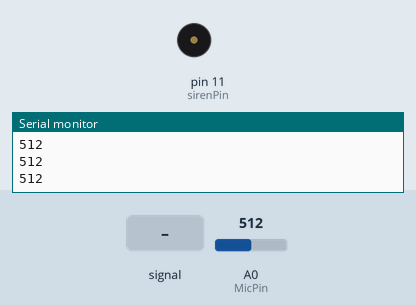
Bench run of a sketch on a simulated Arduino Uno, built with avr-gcc and run on an emulated ATmega328P. Parts: buzzer (waves = sounding, pin HIGH), the last lines printed to the serial monitor. The inputs (shaded band) are chosen by the test bench; at power-on: A0 (MicPin) = 512.

Above: at 1.2 s.
1.3 s: A0 (MicPin) fed a 200 Hz sine of ±255 counts around its level
At 2.5 s:
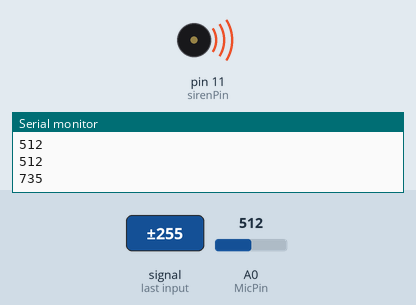
4.3 s: A0 (MicPin) set to 716
At 5.8 s:
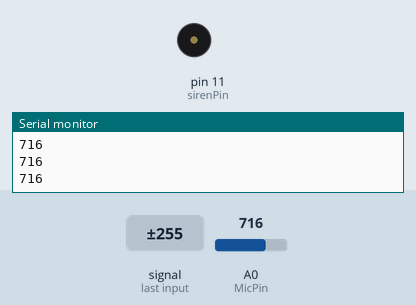
Timing chart, 0 to 7.3 s (numbered marks = the images above; inputs shaded):
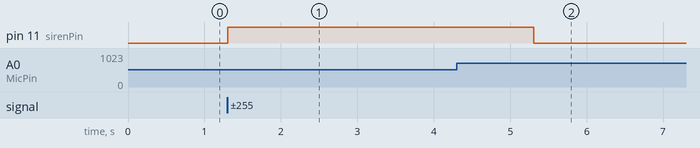

The sketch:

microphone.ino
```cpp
int MicPin = A0;                     //pin for mic
int sirenPin = 11;                   //pin for LED
int MicValue1 = 0;                   //store mic reading
int MicValue2 = 0;                   //store mic reading

void setup(){
  pinMode(sirenPin, OUTPUT);
  pinMode(MicPin, INPUT);
  Serial.begin(9600);               //tests input value - initialize serial
}

void loop(){
  MicValue1 = analogRead(MicPin);   //read pin
  Serial.println(MicValue1);
  delay(1);                      //debug
  MicValue2 = analogRead(MicPin);
  Serial.println(MicValue2);

  //conditional -- set off LED
  if(MicValue2-MicValue1>160){        //test sensitivity --
    digitalWrite(sirenPin, HIGH);
    delay(2000);
    digitalWrite(sirenPin, LOW);
  }
}
```

Measured:
- after the input at 1.3 s, pin 11 (sirenPin): LOW → HIGH at once
- after the input at 4.3 s, pin 11 (sirenPin): HIGH → LOW after 1.0 s
